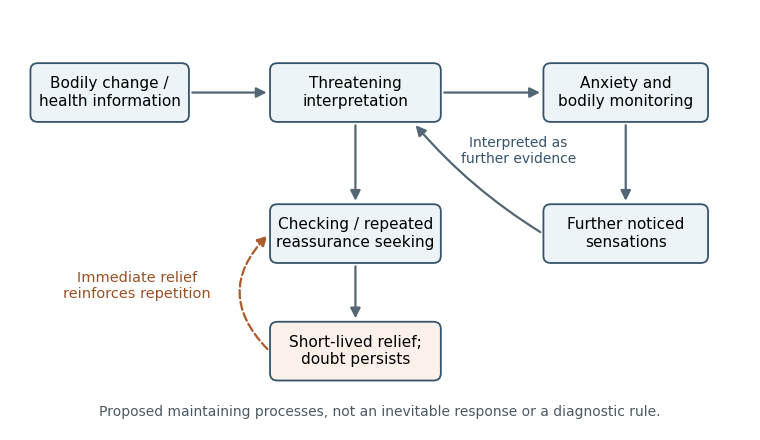

Python code for this plot:
"""Original hypothesized maintenance loop. Python 3.14.4, Matplotlib 3.10.7; output in CWD."""
from pathlib import Path
import matplotlib
matplotlib.use('Agg')
import matplotlib.pyplot as plt
from matplotlib.patches import FancyBboxPatch,FancyArrowPatch

plt.rcParams.update({'font.family':'DejaVu Sans','font.size':11})
fig,ax=plt.subplots(figsize=(7.6,4.4),dpi=100,facecolor='white')
fig.subplots_adjust(left=.015,right=.985,bottom=.035,top=.97)
ax.set(xlim=(0,12),ylim=(0,7));ax.axis('off')
def node(x,y,w,text,color='#edf4f8'):
 ax.add_patch(FancyBboxPatch((x-w/2,y-.46),w,.92,boxstyle='round,pad=.04,rounding_size=.12',facecolor=color,edgecolor='#36546b',linewidth=1.3,zorder=3))
 ax.text(x,y,text,ha='center',va='center',zorder=4)
def arrow(a,b,rad=0,color='#536674',dashed=False):
 ax.add_patch(FancyArrowPatch(a,b,arrowstyle='-|>',mutation_scale=15,linewidth=1.6,color=color,connectionstyle=f'arc3,rad={rad}',linestyle='--' if dashed else '-'))
node(1.6,5.65,2.5,'Bodily change /\nhealth information')
node(5.6,5.65,2.7,'Threatening\ninterpretation')
node(10,5.65,2.6,'Anxiety and\nbodily monitoring')
node(10,3.25,2.6,'Further noticed\nsensations')
node(5.6,3.25,2.7,'Checking / repeated\nreassurance seeking')
node(5.6,1.25,2.7,'Short-lived relief;\ndoubt persists',color='#fcf1e8')
arrow((2.9,5.65),(4.2,5.65))
arrow((7.0,5.65),(8.65,5.65))
arrow((10,5.14),(10,3.76))
arrow((8.65,3.25),(6.55,5.13),rad=-.08)
arrow((5.6,5.14),(5.6,3.76))
arrow((5.6,2.74),(5.6,1.76))
arrow((4.2,1.25),(4.2,3.25),rad=-.5,color='#aa5c2c',dashed=True)
ax.text(2.05,2.15,'Immediate relief\nreinforces repetition',ha='center',color='#9a5025',fontsize=10.5)
ax.text(8.25,4.65,'Interpreted as\nfurther evidence',ha='center',va='center',fontsize=10,color='#36546b')
ax.text(6,.15,'Proposed maintaining processes, not an inevitable response or a diagnostic rule.',ha='center',fontsize=10,color='#4a5964')
fig.savefig(Path.cwd()/(Path(__file__).stem+'.png'),facecolor='white',transparent=False)
plt.close(fig)
